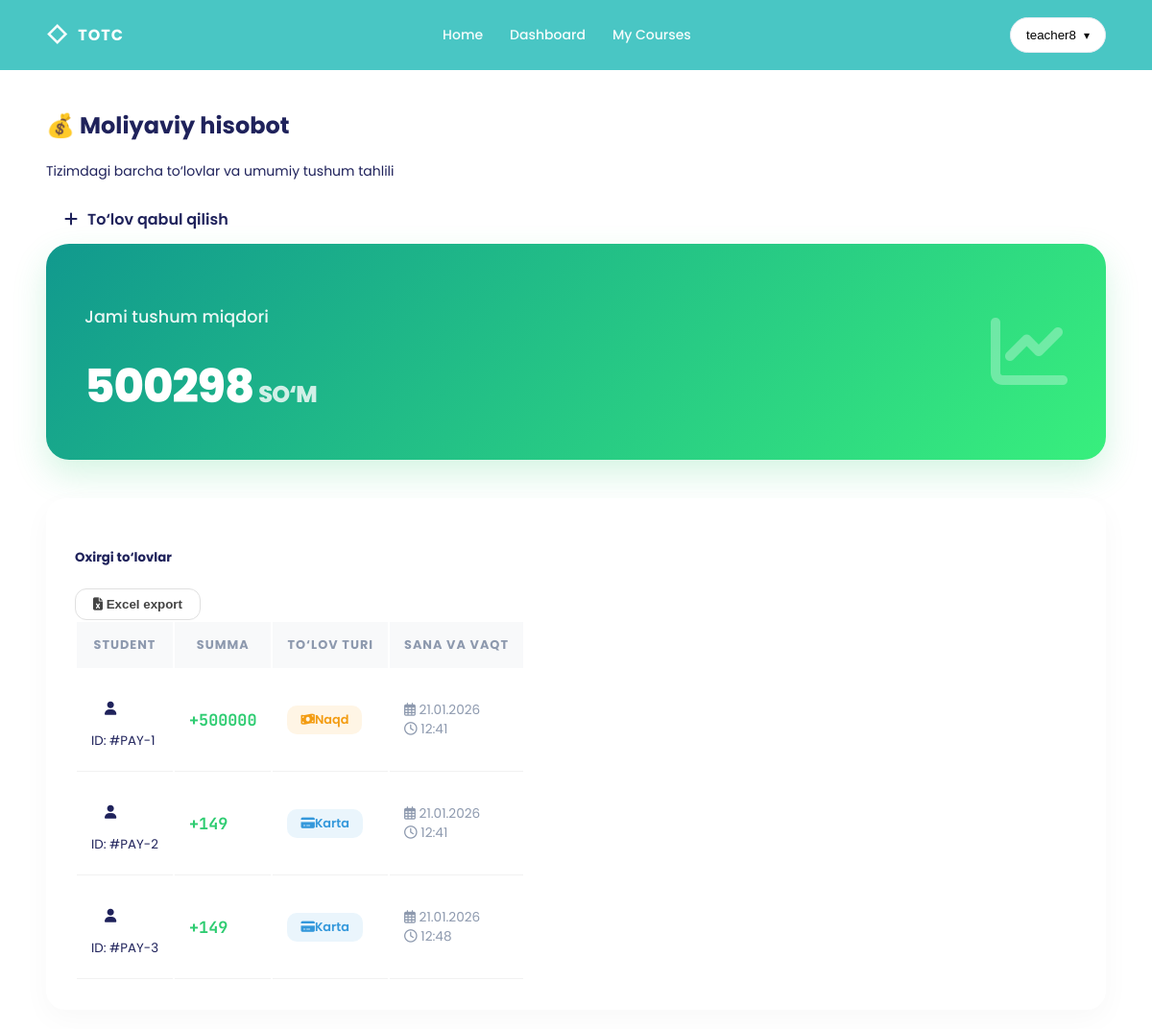
Screenshot of /finance/report/ (signed in) with the database file from the repository.
### accounts/models.py (models this page shows, shortened)
class User(AbstractUser):
    ROLE = (
        ('admin', 'Admin'),
        ('teacher', 'Teacher'),
        ('student', 'Student'),
    )
    role = models.CharField(max_length=10, choices=ROLE)
    avatar = models.ImageField(upload_to='avatar/', default='')
    phone = models.CharField(max_length=20, blank=True, null=True)
    address = models.CharField(max_length=250, blank=True, null=True)
    balance = models.DecimalField(max_digits=10, decimal_places=2, default=0.00)
    speciality = models.CharField(max_length=100, blank=True, null=True)
    qualifications = models.TextField(blank=True, null=True)
    is_expert = models.BooleanField(default=False)
    created_at = models.DateTimeField(auto_now_add=True)
    updated_at = models.DateTimeField(auto_now=True)
    class Meta:
        ordering = ['-id']
        verbose_name = 'User'
        verbose_name_plural = 'Users'

### finance/models.py (models this page shows, shortened)
class Payment(models.Model):
    PAYMENT_STATUS = [
        ('pending', 'Pending'),
        ('paid', 'Paid'),
        ('overdue', 'Overdue'),
        ('cancelled', 'Cancelled'),
    ]
    PAYMENT_TYPE = [
        ('tuition', 'Tuition Fee'),
        ('registration', 'Registration Fee'),
        ('exam', 'Exam Fee'),
        ('deposit', 'Deposit'),
        ('monthly', 'Monthly Charge'),
        ('other', 'Other'),
    ]
    PAYMENT_METHOD = [
        ('cash', 'Cash'),
        ('card', 'Card'),
        ('bank', 'Bank Transfer'),
        ('cheque', 'Cheque'),
        ('balance', 'Student Balance'),
    ]
    student = models.ForeignKey(User, on_delete=models.PROTECT, related_name='payments', limit_choices_to={
      'role': 'student',
      },
                                )
    enrollment = models.ForeignKey(Enrollment, on_delete=models.SET_NULL, null=True, blank=True,
                                   related_name='payments',
                                   )
    amount = models.DecimalField(max_digits=10, decimal_places=2)
    payment_type = models.CharField(max_length=20, choices=PAYMENT_TYPE, default='tuition')
    method = models.CharField(max_length=20, choices=PAYMENT_METHOD)
    status = models.CharField(max_length=20, choices=PAYMENT_STATUS, default='pending')
    due_date = models.DateField()
    paid_date = models.DateField(null=True, blank=True)
    reference_number = models.CharField(max_length=100, unique=True)
    notes = models.TextField(blank=True)
    created_at = models.DateTimeField(auto_now_add=True)
    updated_at = models.DateTimeField(auto_now=True)
    class Meta:
        ordering = ['-due_date']
        verbose_name = 'Payment'
        verbose_name_plural = 'Payments'

### finance/views.py (the view)
# urls.py: path('report/', views.FinanceReportView.as_view(), name='finance_report'),
class FinanceReportView(LoginRequiredMixin, View):
  def get( self, request ):
    payments = Payment.objects.all()
    total = payments.aggregate(Sum('amount'))[ 'amount__sum' ] or 0
    return render(request, 'finance/report.html', {
      'payments': payments,
      'total': total,
      }, )

### templates/finance/report.html (shortened to what this page needs)
{% extends "base.html" %}
{% block content %}
    <link rel="stylesheet" href="https://cdnjs.cloudflare.com/ajax/libs/font-awesome/6.4.0/css/all.min.css">
    <div class="container finance-wrapper">
        <div class="d-flex justify-content-between align-items-end mb-4">
            <div>
                <h2 class="fw-bold mb-0">💰 Moliyaviy hisobot</h2>
                <p class="text-muted small mb-0">Tizimdagi barcha to‘lovlar va umumiy tushum tahlili</p>
            </div>
            <div class="d-flex gap-2">
                <a href="/finance/payment/create/" class="btn btn-success rounded-pill px-4 fw-bold">
                    <i class="fas fa-plus me-2"></i> To‘lov qabul qilish
                </a>
            </div>
        </div>
        <div class="total-income-card">
            <div>
                <h4>Jami tushum miqdori</h4>
                <div class="total-amount">
                    {{ total|floatformat:0 }}<span class="currency">SO‘M</span>
                </div>
            </div>
            <div class="icon-box d-none d-md-block">
                <i class="fas fa-chart-line fa-5x" style="opacity: 0.3;"></i>
            </div>
        </div>
        <div class="report-card">
            <div class="d-flex justify-content-between align-items-center mb-4">
                <h5 class="fw-bold mb-0">Oxirgi to‘lovlar</h5>
                <button class="btn-export"><i class="fas fa-file-excel me-2"></i> Excel export</button>
            </div>
            <div class="table-responsive">
                <table class="table mb-0">
                    <thead>
                    <tr>
                        <th>Student</th>
                        <th class="text-center">Summa</th>
                        <th class="text-center">To‘lov turi</th>
                        <th class="text-end">Sana va vaqt</th>
                    </tr>
                    </thead>
                    <tbody>
                    {% for payment in payments %}
                        <tr>
                            <td>
                                <div class="d-flex align-items-center">
                                    <div class="bg-light rounded-circle p-2 me-3"
                                         style="width: 40px; height: 40px; display: flex; align-items: center; justify-content: center;">
                                        <i class="fas fa-user text-muted small"></i>
                                    </div>
                                    <div>
                                        <small class="text-muted">ID: #PAY-{{ payment.id }}</small>
                                    </div>
                                </div>
                            </td>
                            <td class="text-center">
                                <span class="amount-cell">+{{ payment.amount|floatformat:0 }}</span>
                            </td>
                            <td class="text-center">
                                {% if payment.method == 'cash' %}
                                    <span class="method-badge method-cash">
                                    <i class="fas fa-money-bill-wave me-2"></i> Naqd
                                </span>
                                {% else %}
                                    <span class="method-badge method-card">
                                    <i class="fas fa-credit-card me-2"></i> Karta
                                </span>
                                {% endif %}
                            </td>
                            <td class="text-end">
                                <div class="date-text">
                                    <i class="far fa-calendar-alt me-1"></i> {{ payment.created_at|date:"d.m.Y" }} <br>
                                    <i class="far fa-clock me-1"></i> {{ payment.created_at|date:"H:i" }}
                                </div>
                            </td>
                        </tr>
                    {% endfor %}
                    </tbody>
                </table>
            </div>
        </div>
    </div>
{% endblock %}

### templates/base.html (shortened to what this page needs)
{% load static %}
<!doctype html>
<html lang="en">
<head>
    <link rel="stylesheet" href="{% static 'css/style.css' %}">
</head>
<body>
<header class="nav">
    <div class="container nav__inner">
        <a class="brand" href="{% url 'index' %}">
            <span class="brand__mark">◇</span>
            <span class="brand__text">TOTC</span>
        </a>
        <nav class="nav__links">
            <a href="{% url 'index' %}">Home</a>
            {% if user.is_authenticated %}
                {% if user.role == 'admin' %}
                    <a href="{% url 'courses:admin_dashboard' %}">Dashboard</a>
                    <a href="{% url 'courses:list' %}">Courses</a>
                {% elif user.role == 'teacher' %}
                    <a href="{% url 'accounts:dashboard' %}">Dashboard</a>
                    <a href="{% url 'courses:list' %}">My Courses</a>
                {% elif user.role == 'student' %}
                    <a href="{% url 'accounts:dashboard' %}">Dashboard</a>
                    <a href="{% url 'courses:list' %}">My Courses</a>
                {% endif %}
            {% endif %}
        </nav>
        <div class="nav__actions">
            {% if user.is_authenticated %}
                <div class="navUser">
                    <button class="navUser__btn" type="button">
                        <span class="navUser__name">{{ user.username }}</span>
                        <span class="navUser__chev">▾</span>
                    </button>
                </div>
            {% else %}
                <a class="btn btn--pill btn--white" href="{% url 'accounts:login' %}">Login</a>
                <a class="btn btn--pill btn--ghost" href="mailto:admin@admin.com">Contact Us</a>
            {% endif %}
        </div>
    </div>
</header>
{% block content %}{% endblock %}
</body>
</html>

### static/css/style.css (style rules this page uses)
:root { --teal:#49c6c4; --teal2:#2db6b4; --ink:#1f225b; --muted:#6b6f86; --soft:#f1f8ff; --orange:#ff9b20; --pink:#e74a7a; --navy:#24264b; --radius:18px; --shadow:0 18px 45px rgba(20, 32, 68, 0.10); }
* { box-sizing:border-box }
html,body { margin:0;padding:0; scroll-behavior: smooth; overflow-x: hidden; }
body { font-family:"Poppins",system-ui,-apple-system,Segoe UI,Roboto,Arial,sans-serif; color:var(--ink); background:#fff; }
a { color:inherit;text-decoration:none }
.container { width:min(1200px, 92%); margin-inline:auto }
.small { font-size:14px }
.nav { background:var(--teal); padding:18px 0; position:sticky; top:0; z-index:50; }
.nav__inner { display:flex; align-items:center; justify-content:space-between; gap:16px; }
.brand { display:flex; align-items:center; gap:10px; color:#fff; font-weight:700; }
.brand__mark { font-size:22px; opacity:.95 }
.brand__text { letter-spacing:.06em }
.nav__links { display:flex; gap:28px; color:#fff; opacity:.95 }
.nav__links a { font-weight:500; font-size:14px }
.nav__actions { display:flex; gap:12px }
.btn { display:inline-flex; align-items:center; justify-content:center; gap:10px; padding:12px 18px; border-radius:999px; border:1px solid transparent; font-weight:600; cursor:pointer; }
.navUser { position: relative; }
.navUser__btn { display: flex; align-items: center; gap: 8px; padding: 10px 16px; border-radius: 999px; background: #fff; border: 1px solid #e6ebf2; cursor: pointer; font-weight: 500; }
.navUser__chev { font-size: 12px; }
.navUser { position: relative; display: inline-block; }

### templates/finance/report.html (style rules this page uses)
.finance-wrapper { padding: 20px 0; }
.total-income-card { background: linear-gradient(135deg, #11998e 0%, #38ef7d 100%); border-radius: 24px; padding: 40px; color: white; margin-bottom: 40px; box-shadow: 0 15px 35px rgba(46, 204, 113, 0.2); display: flex; justify-content: space-between; align-items: center; }
.total-income-card h4 { opacity: 0.9; font-weight: 500; font-size: 1.1rem; }
.total-amount { font-size: 3rem; font-weight: 800; letter-spacing: -1px; }
.currency { font-size: 1.5rem; opacity: 0.8; margin-left: 5px; }
.report-card { background: #fff; border-radius: 20px; padding: 30px; box-shadow: 0 10px 30px rgba(0, 0, 0, 0.03); }
.table thead th { background: #f8f9fa; border: none; color: #8d99ae; font-size: 0.8rem; text-transform: uppercase; letter-spacing: 1px; padding: 15px; }
.table tbody td { padding: 20px 15px; vertical-align: middle; border-bottom: 1px solid #f1f1f1; }
.amount-cell { font-family: 'JetBrains Mono', monospace; font-weight: 700; color: #2ecc71; font-size: 1.05rem; }
.method-badge { padding: 6px 14px; border-radius: 10px; font-size: 0.8rem; font-weight: 600; display: inline-flex; align-items: center; }
.method-cash { background: rgba(255, 152, 0, 0.1); color: #f39c12; }
.method-card { background: rgba(52, 152, 219, 0.1); color: #3498db; }
.date-text { color: #8d99ae; font-size: 0.85rem; }
.btn-export { background: #fff; border: 1px solid #e0e0e0; padding: 8px 18px; border-radius: 12px; font-weight: 600; color: #444; transition: 0.3s; }

### rows the page displays
User: username "teacher8"
Payment: id "1", amount "500000", method "cash" (drawn), created_at "21.01.2026", created_at "12:41"
Payment: id "2", amount "149", method "balance" (drawn), created_at "21.01.2026", created_at "12:41"
Payment: id "3", amount "149", method "balance" (drawn), created_at "21.01.2026", created_at "12:48"

### other values shown
{{ total|floatformat:0 }} "500298"
